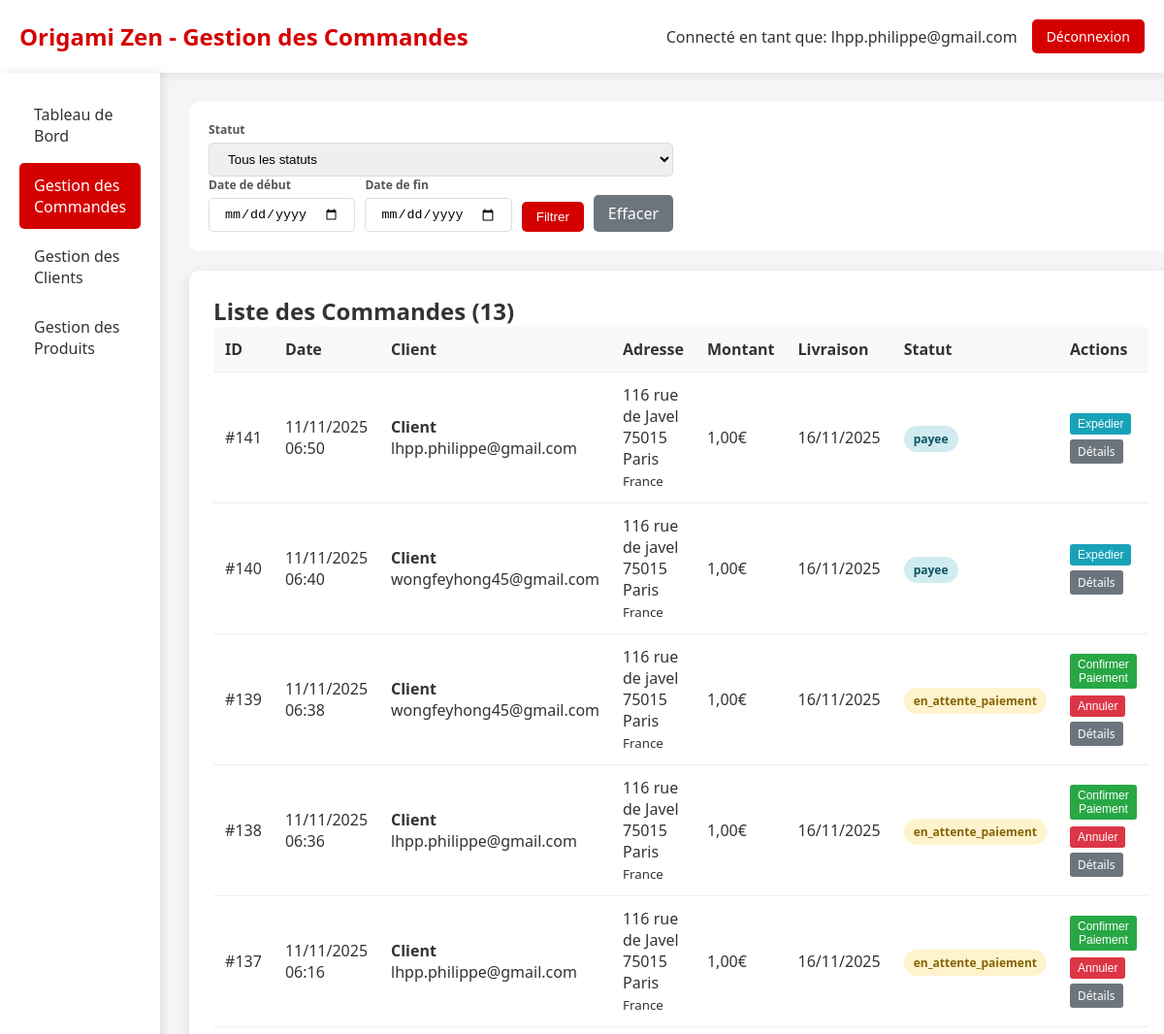
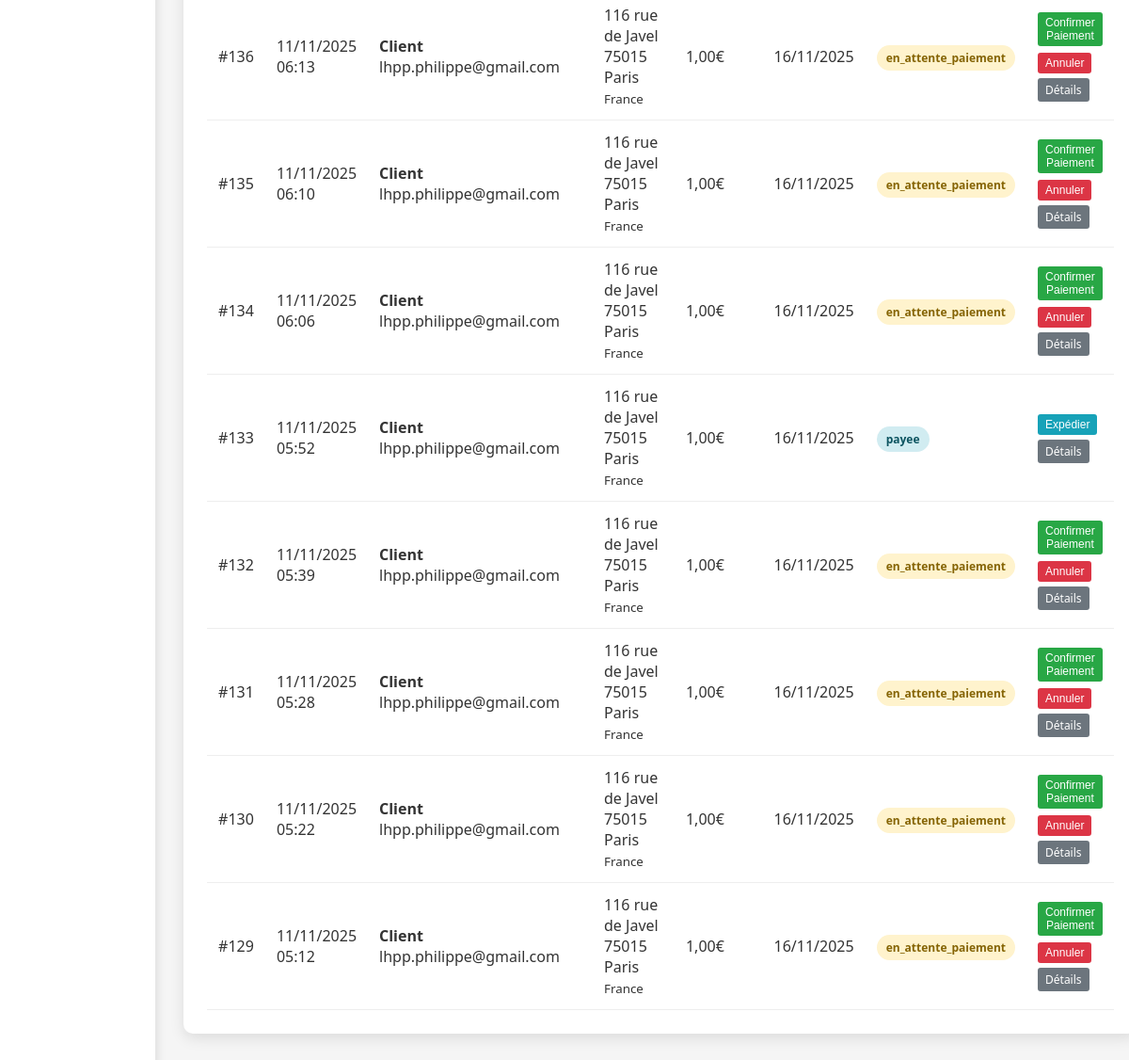
/admin_commandes.php (signed in), run on an earlier commit of the app's database (2 pictures, top to bottom).
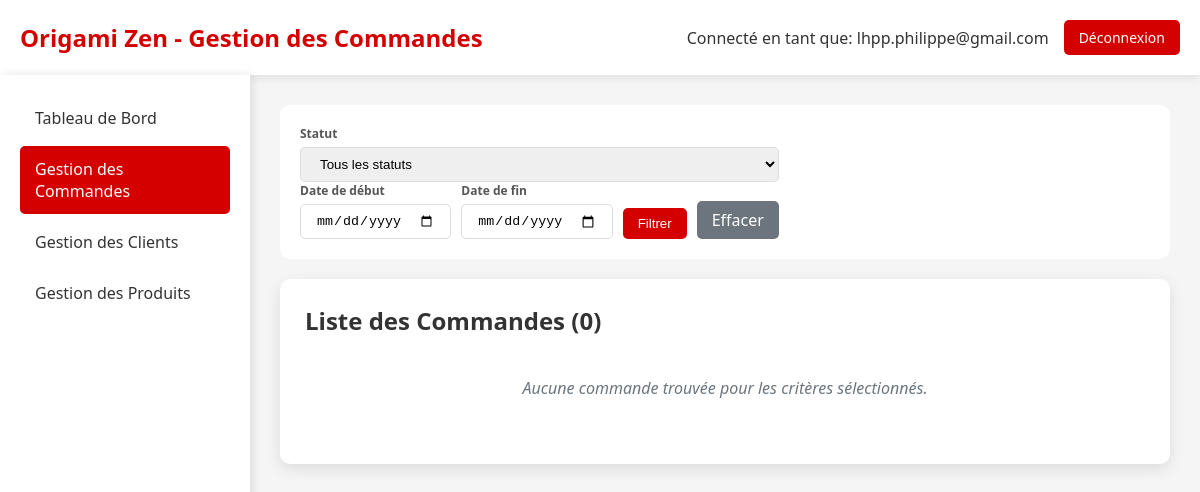
And on a later commit of the database.
### tables this page shows
CREATE TABLE IF NOT EXISTS `commande` (
  `idCommande` bigint NOT NULL AUTO_INCREMENT,
  `idClient` bigint NOT NULL,
  `idAdresseLivraison` bigint NOT NULL,
  `idAdresseFacturation` bigint DEFAULT NULL,
  `dateCommande` datetime NOT NULL,
  `modeReglement` varchar(20) NOT NULL DEFAULT 'CB',
  `delaiLivraison` date NOT NULL,
  `fraisDePort` double NOT NULL,
  `montantTotal` double NOT NULL,
  `statut` enum('en_attente','en_attente_paiement','payee','confirmee','expediee','livree','annulee') NOT NULL DEFAULT 'en_attente',
  `statut_paiement` enum('en_attente','payee','echec','annulee','rembourse') DEFAULT 'en_attente',
  `idPaiement` int DEFAULT NULL,
  PRIMARY KEY (`idCommande`),
  KEY `Commande_idClient_FK` (`idClient`),
  KEY `Commande_idAdresseLivraison_FK` (`idAdresseLivraison`),
  KEY `idAdresseFacturation` (`idAdresseFacturation`)
);

CREATE TABLE IF NOT EXISTS `client` (
  `idClient` bigint NOT NULL AUTO_INCREMENT,
  `email` varchar(50) NOT NULL,
  `motDePasse` varchar(255) NOT NULL,
  `nom` varchar(50) DEFAULT NULL,
  `prenom` varchar(50) DEFAULT NULL,
  `telephone` varchar(20) DEFAULT NULL,
  `email_confirme` tinyint(1) DEFAULT '0',
  `token_confirmation` varchar(64) DEFAULT NULL,
  `token_expires` datetime DEFAULT NULL,
  `type` enum('temporaire','permanent') DEFAULT 'temporaire',
  `date_creation` datetime DEFAULT CURRENT_TIMESTAMP,
  `session_id` varchar(128) DEFAULT NULL,
  PRIMARY KEY (`idClient`),
  KEY `idx_client_type` (`type`),
  KEY `idx_client_session` (`session_id`),
  KEY `idx_client_date` (`date_creation`)
);

CREATE TABLE IF NOT EXISTS `adresse` (
  `idAdresse` bigint NOT NULL AUTO_INCREMENT,
  `idClient` bigint NOT NULL,
  `nom` varchar(50) NOT NULL,
  `prenom` varchar(50) NOT NULL,
  `adresse` varchar(50) NOT NULL,
  `codePostal` varchar(50) NOT NULL,
  `ville` varchar(50) NOT NULL,
  `pays` varchar(50) NOT NULL,
  `telephone` varchar(50) NOT NULL,
  `instructions` varchar(255) DEFAULT NULL,
  `societe` varchar(50) DEFAULT NULL,
  `type` varchar(20) DEFAULT 'livraison',
  `dateCreation` datetime DEFAULT CURRENT_TIMESTAMP,
  PRIMARY KEY (`idAdresse`),
  KEY `Adresse_idClient_FK` (`idClient`)
);

### admin_commandes.php (the view, shortened to what the changed rows need)
<?php
$host = 'localhost';
$dbname = 'origami';
$username = 'root';
$password = '';
try {
    $pdo = new PDO("mysql:host=$host;dbname=$dbname;charset=utf8", $username, $password);
    $pdo->setAttribute(PDO::ATTR_ERRMODE, PDO::ERRMODE_EXCEPTION);
    $where = "";
    $params = [];
    $stmt = $pdo->prepare("
        SELECT c.idCommande, c.dateCommande, c.montantTotal, c.statut, c.delaiLivraison,
               cl.nom, cl.prenom, cl.email, cl.telephone,
               a.adresse, a.codePostal, a.ville, a.pays
        FROM Commande c
        JOIN Client cl ON c.idClient = cl.idClient
        JOIN Adresse a ON c.idAdresseLivraison = a.idAdresse
        $where
        ORDER BY c.dateCommande DESC
    ");
    $stmt->execute($params);
    $commandes = $stmt->fetchAll(PDO::FETCH_ASSOC);
} catch (PDOException $e) {
    die("Erreur de connexion à la base de données: " . $e->getMessage());
}
?>
<!DOCTYPE html>
<html lang="fr">
<head>
</head>
<body>
    <div class="header">
        <div class="logo">
            <h1>Origami Zen - Gestion des Commandes</h1>
        </div>
    </div>
    <div class="container">
        <div class="main-content">
            <div class="section">
                <h2>Liste des Commandes (<?= count($commandes) ?>)</h2>
                <?php if (empty($commandes)): ?>
                    <div class="no-orders">
                        Aucune commande trouvée pour les critères sélectionnés.
                    </div>
                <?php else: ?>
                <table>
                    <thead>
                        <tr>
                            <th>ID</th>
                            <th>Date</th>
                            <th>Client</th>
                            <th>Adresse</th>
                            <th>Montant</th>
                            <th>Livraison</th>
                            <th>Statut</th>
                            <th>Actions</th>
                        </tr>
                    </thead>
                    <tbody>
                        <?php foreach ($commandes as $commande): ?>
                        <tr>
                            <td>#<?= $commande['idCommande'] ?></td>
                            <td><?= date('d/m/Y H:i', strtotime($commande['dateCommande'])) ?></td>
                            <td>
                                <strong><?= htmlspecialchars($commande['prenom'] . ' ' . $commande['nom']) ?></strong><br>
                                <?= htmlspecialchars($commande['email']) ?><br>
                            </td>
                            <td>
                                <?= htmlspecialchars($commande['adresse']) ?><br>
                                <?= htmlspecialchars($commande['codePostal'] . ' ' . $commande['ville']) ?><br>
                                <small><?= htmlspecialchars($commande['pays']) ?></small>
                            </td>
                            <td><?= number_format($commande['montantTotal'], 2, ',', ' ') ?>€</td>
                            <td><?= date('d/m/Y', strtotime($commande['delaiLivraison'])) ?></td>
                            <td>
                                <span class="status-badge status-<?= $commande['statut'] ?>"
                                      onclick="changerStatut(<?= $commande['idCommande'] ?>, '<?= $commande['statut'] ?>')"
                                      title="Cliquez pour changer le statut">
                                    <?= $commande['statut'] ?>
                                </span>
                            </td>
                            <td>
                                <div class="order-actions">
                                    <?php if ($commande['statut'] === 'en_attente_paiement'): ?>
                                        <form method="POST" class="action-form">
                                            <button type="submit" name="action" value="confirmer" class="btn-small btn-confirm" onclick="return confirm('Confirmer le paiement de cette commande ?')">Confirmer Paiement</button>
                                        </form>
                                        <form method="POST" class="action-form">
                                            <button type="submit" name="action" value="annuler" class="btn-small btn-cancel" onclick="return confirm('Annuler cette commande ?')">Annuler</button>
                                        </form>
                                    <?php elseif ($commande['statut'] === 'payee'): ?>
                                        <form method="POST" class="action-form">
                                            <button type="submit" name="action" value="expedier" class="btn-small btn-ship" onclick="return confirm('Marquer cette commande comme expédiée ?')">Expédier</button>
                                        </form>
                                    <?php endif; ?>
                                    <a href="admin_commande_detail.php?id=<?= $commande['idCommande'] ?>" class="btn-small btn-details">Détails</a>
                                </div>
                            </td>
                        </tr>
                        <?php endforeach; ?>
                    </tbody>
                </table>
                <?php endif; ?>
            </div>
        </div>
    </div>
</body>
</html>

What changed in the data, as far as the page shows it:
removed commande: idCommande "141", dateCommande "11/11/2025 06:50", idClient.nom "Client", idClient.email "lhpp.philippe@gmail.com", idAdresseLivraison.adresse "116 rue de Javel", idAdresseLivraison.ville "75015 Paris", idAdresseLivraison.pays "France", montantTotal "1,00", delaiLivraison "16/11/2025", statut "payee"
removed commande: idCommande "140", dateCommande "11/11/2025 06:40", idClient.nom "Client", idClient.email "wongfeyhong45@gmail.com", idAdresseLivraison.adresse "116 rue de javel", idAdresseLivraison.ville "75015 Paris", idAdresseLivraison.pays "France", montantTotal "1,00", delaiLivraison "16/11/2025", statut "payee"
removed commande: idCommande "139", dateCommande "11/11/2025 06:38", idClient.nom "Client", idClient.email "wongfeyhong45@gmail.com", idAdresseLivraison.adresse "116 rue de javel", idAdresseLivraison.ville "75015 Paris", idAdresseLivraison.pays "France", montantTotal "1,00", delaiLivraison "16/11/2025", statut "en_attente_paiement"
removed commande: idCommande "138", dateCommande "11/11/2025 06:36", idClient.nom "Client", idClient.email "lhpp.philippe@gmail.com", idAdresseLivraison.adresse "116 rue de Javel", idAdresseLivraison.ville "75015 Paris", idAdresseLivraison.pays "France", montantTotal "1,00", delaiLivraison "16/11/2025", statut "en_attente_paiement"
removed commande: idCommande "137", dateCommande "11/11/2025 06:16", idClient.nom "Client", idClient.email "lhpp.philippe@gmail.com", idAdresseLivraison.adresse "116 rue de Javel", idAdresseLivraison.ville "75015 Paris", idAdresseLivraison.pays "France", montantTotal "1,00", delaiLivraison "16/11/2025", statut "en_attente_paiement"
removed commande: idCommande "136", dateCommande "11/11/2025 06:13", idClient.nom "Client", idClient.email "lhpp.philippe@gmail.com", idAdresseLivraison.adresse "116 rue de Javel", idAdresseLivraison.ville "75015 Paris", idAdresseLivraison.pays "France", montantTotal "1,00", delaiLivraison "16/11/2025", statut "en_attente_paiement"
removed commande: idCommande "135", dateCommande "11/11/2025 06:10", idClient.nom "Client", idClient.email "lhpp.philippe@gmail.com", idAdresseLivraison.adresse "116 rue de Javel", idAdresseLivraison.ville "75015 Paris", idAdresseLivraison.pays "France", montantTotal "1,00", delaiLivraison "16/11/2025", statut "en_attente_paiement"
removed commande: idCommande "134", dateCommande "11/11/2025 06:06", idClient.nom "Client", idClient.email "lhpp.philippe@gmail.com", idAdresseLivraison.adresse "116 rue de Javel", idAdresseLivraison.ville "75015 Paris", idAdresseLivraison.pays "France", montantTotal "1,00", delaiLivraison "16/11/2025", statut "en_attente_paiement"
removed commande: idCommande "133", dateCommande "11/11/2025 05:52", idClient.nom "Client", idClient.email "lhpp.philippe@gmail.com", idAdresseLivraison.adresse "116 rue de Javel", idAdresseLivraison.ville "75015 Paris", idAdresseLivraison.pays "France", montantTotal "1,00", delaiLivraison "16/11/2025", statut "payee"
removed commande: idCommande "132", dateCommande "11/11/2025 05:39", idClient.nom "Client", idClient.email "lhpp.philippe@gmail.com", idAdresseLivraison.adresse "116 rue de Javel", idAdresseLivraison.ville "75015 Paris", idAdresseLivraison.pays "France", montantTotal "1,00", delaiLivraison "16/11/2025", statut "en_attente_paiement"
removed commande: idCommande "131", dateCommande "11/11/2025 05:28", idClient.nom "Client", idClient.email "lhpp.philippe@gmail.com", idAdresseLivraison.adresse "116 rue de Javel", idAdresseLivraison.ville "75015 Paris", idAdresseLivraison.pays "France", montantTotal "1,00", delaiLivraison "16/11/2025", statut "en_attente_paiement"
removed commande: idCommande "130", dateCommande "11/11/2025 05:22", idClient.nom "Client", idClient.email "lhpp.philippe@gmail.com", idAdresseLivraison.adresse "116 rue de Javel", idAdresseLivraison.ville "75015 Paris", idAdresseLivraison.pays "France", montantTotal "1,00", delaiLivraison "16/11/2025", statut "en_attente_paiement"
removed commande: idCommande "129", dateCommande "11/11/2025 05:12", idClient.nom "Client", idClient.email "lhpp.philippe@gmail.com", idAdresseLivraison.adresse "116 rue de Javel", idAdresseLivraison.ville "75015 Paris", idAdresseLivraison.pays "France", montantTotal "1,00", delaiLivraison "16/11/2025", statut "en_attente_paiement"
Also different on the page:
count($commandes): "13" → "0"
text no longer shown: "ID Date Client Adresse Montant Livraison Statut Actions"
text now shown: "Aucune commande trouvée pour les critères sélectionnés."
